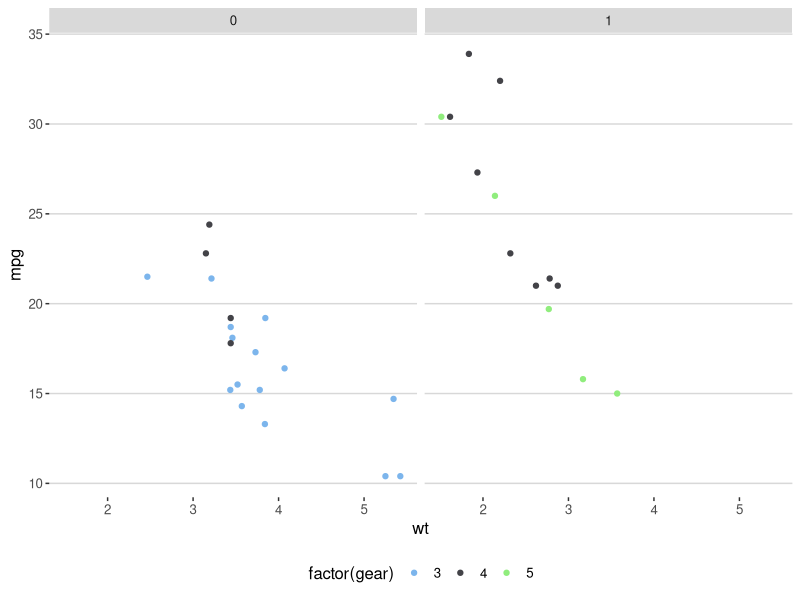
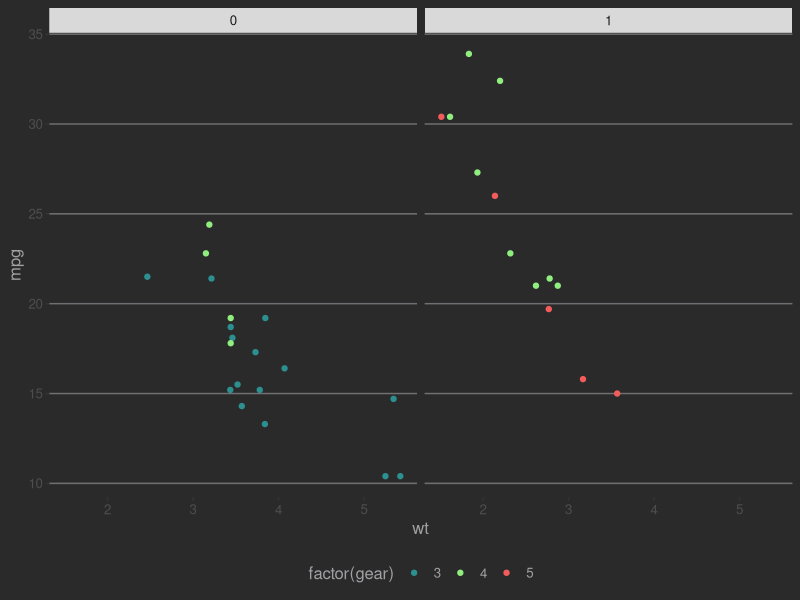
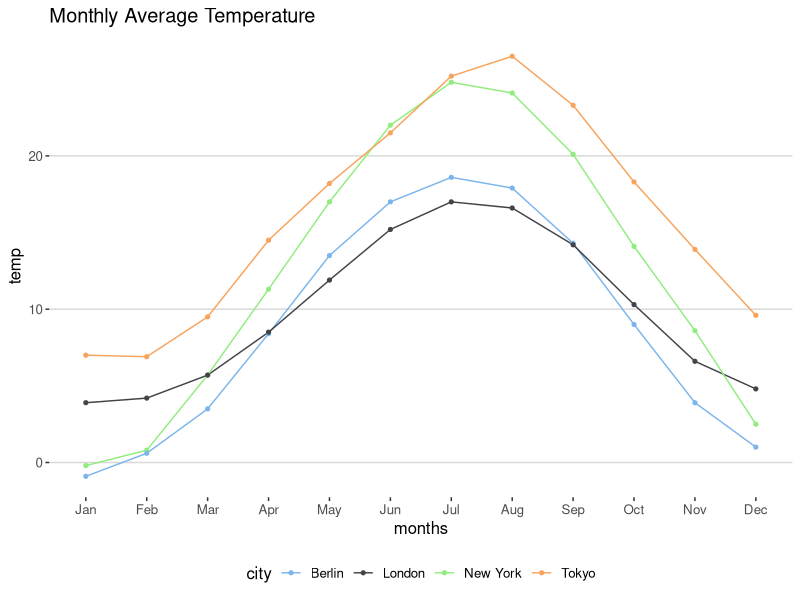
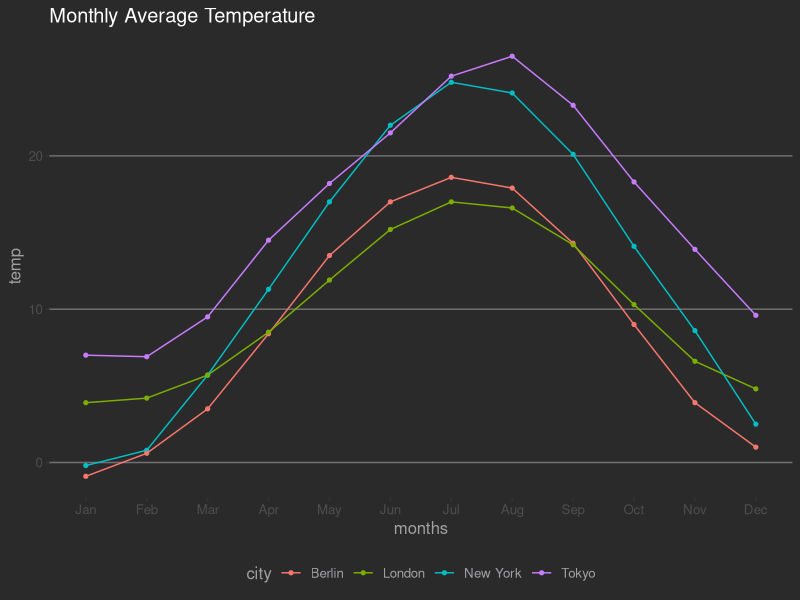

These charts were generated, in order, by the following R code:
library(ggthemes)


### Name: theme_hc
### Title: Highcharts Theme
### Aliases: theme_hc

### ** Examples

library("ggplot2")

p <- ggplot(mtcars) + geom_point(aes(x = wt, y = mpg,
     colour = factor(gear))) + facet_wrap(~am)
p + theme_hc() + scale_colour_hc()
p + theme_hc(bgcolor = "darkunica") +
  scale_colour_hc("darkunica")

dtemp <- data.frame(months = factor(rep(substr(month.name, 1, 3), 4),
                                    levels = substr(month.name, 1, 3)),
                    city = rep(c("Tokyo", "New York", "Berlin", "London"),
                               each = 12),
                    temp = c(7.0, 6.9, 9.5, 14.5, 18.2, 21.5,
                             25.2, 26.5, 23.3, 18.3, 13.9, 9.6,
                             -0.2, 0.8, 5.7, 11.3, 17.0, 22.0,
                             24.8, 24.1, 20.1, 14.1, 8.6, 2.5,
                             -0.9, 0.6, 3.5, 8.4, 13.5, 17.0,
                             18.6, 17.9, 14.3, 9.0, 3.9, 1.0,
                             3.9, 4.2, 5.7, 8.5, 11.9, 15.2,
                             17.0, 16.6, 14.2, 10.3, 6.6, 4.8))

ggplot(dtemp, aes(x = months, y = temp, group = city, color = city)) +
  geom_line() +
  geom_point(size = 1.1) +
  ggtitle("Monthly Average Temperature") +
  theme_hc() +
  scale_colour_hc()

ggplot(dtemp, aes(x = months, y = temp, group = city, color = city)) +
  geom_line() +
  geom_point(size = 1.1) +
  ggtitle("Monthly Average Temperature") +
  theme_hc(bgcolor = "darkunica") +
  scale_fill_hc("darkunica")
